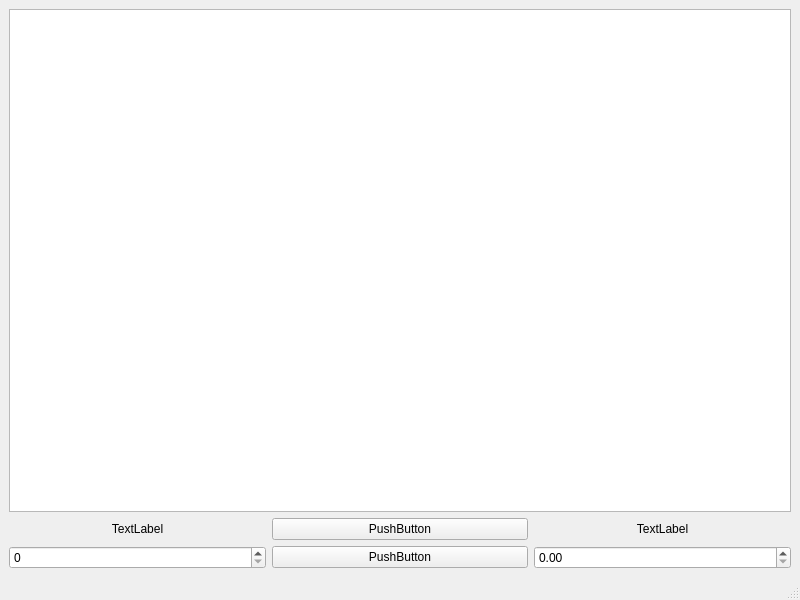
<?xml version="1.0" encoding="UTF-8"?>
<ui version="4.0">
 <class>MainWindow</class>
 <widget class="QMainWindow" name="MainWindow">
  <property name="geometry">
   <rect>
    <x>0</x>
    <y>0</y>
    <width>800</width>
    <height>600</height>
   </rect>
  </property>
  <property name="windowTitle">
   <string>MainWindow</string>
  </property>
  <widget class="QWidget" name="centralwidget">
   <layout class="QGridLayout" name="gridLayout">
    <item row="3" column="0">
     <widget class="QSpinBox" name="shape_spinbox"/>
    </item>
    <item row="0" column="0" colspan="3">
     <widget class="QGraphicsView" name="graphicsView"/>
    </item>
    <item row="2" column="0">
     <widget class="QLabel" name="shape_label">
      <property name="text">
       <string>TextLabel</string>
      </property>
      <property name="alignment">
       <set>Qt::AlignCenter</set>
      </property>
     </widget>
    </item>
    <item row="2" column="1">
     <widget class="QPushButton" name="add_shape_button">
      <property name="text">
       <string>PushButton</string>
      </property>
     </widget>
    </item>
    <item row="3" column="1">
     <widget class="QPushButton" name="remove_shape_button">
      <property name="text">
       <string>PushButton</string>
      </property>
     </widget>
    </item>
    <item row="2" column="2">
     <widget class="QLabel" name="duration_label">
      <property name="text">
       <string>TextLabel</string>
      </property>
      <property name="alignment">
       <set>Qt::AlignCenter</set>
      </property>
     </widget>
    </item>
    <item row="3" column="2">
     <widget class="QDoubleSpinBox" name="duration_spinbox"/>
    </item>
   </layout>
  </widget>
  <widget class="QMenuBar" name="menubar">
   <property name="geometry">
    <rect>
     <x>0</x>
     <y>0</y>
     <width>800</width>
     <height>25</height>
    </rect>
   </property>
  </widget>
  <widget class="QStatusBar" name="statusbar"/>
 </widget>
 <resources/>
 <connections/>
</ui>
